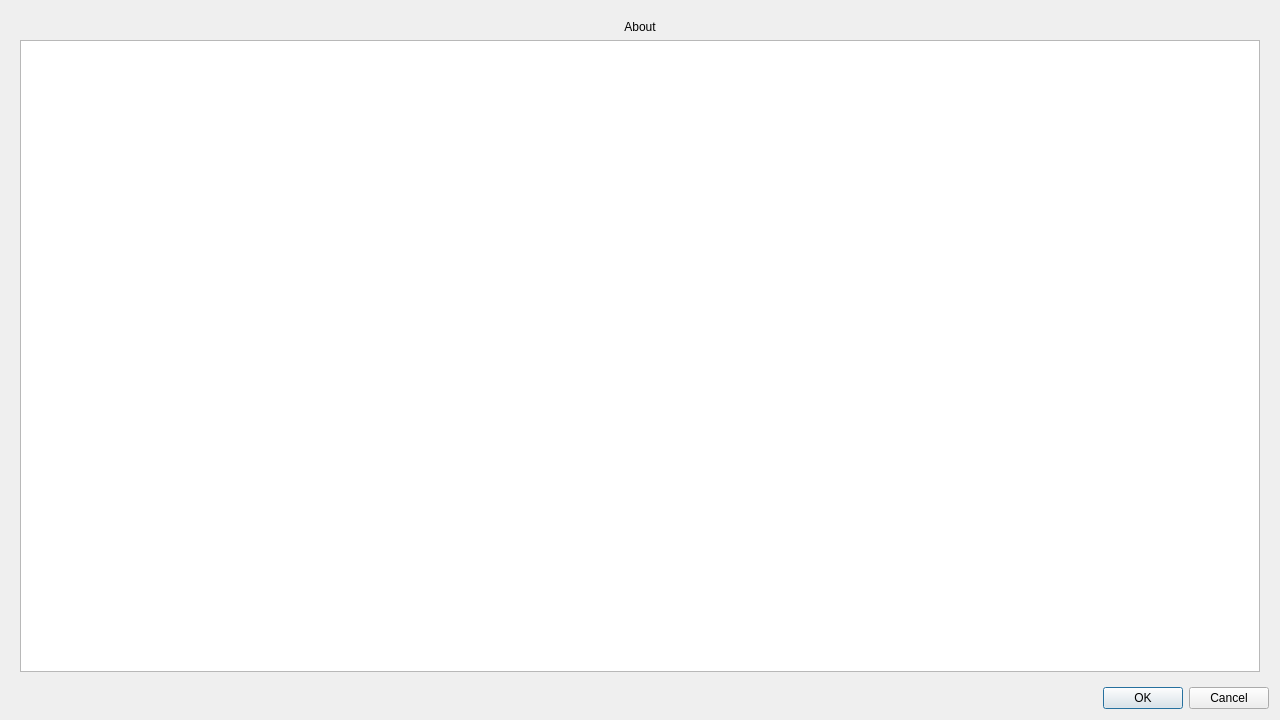
<?xml version="1.0" encoding="UTF-8"?>
<ui version="4.0">
 <class>aboutDialog</class>
 <widget class="QDialog" name="aboutDialog">
  <property name="geometry">
   <rect>
    <x>0</x>
    <y>0</y>
    <width>1280</width>
    <height>720</height>
   </rect>
  </property>
  <property name="windowTitle">
   <string>About</string>
  </property>
  <property name="windowIcon">
   <iconset>
    <normaloff>icon.ico</normaloff>icon.ico</iconset>
  </property>
  <layout class="QVBoxLayout" name="verticalLayout_2">
   <item>
    <widget class="QWidget" name="aboutArea" native="true">
     <layout class="QVBoxLayout" name="verticalLayout_3">
      <item>
       <layout class="QVBoxLayout" name="aboutlLayout">
        <item>
         <widget class="QLabel" name="aboutLabel">
          <property name="text">
           <string>About</string>
          </property>
          <property name="alignment">
           <set>Qt::AlignmentFlag::AlignCenter</set>
          </property>
         </widget>
        </item>
        <item>
         <widget class="QTextBrowser" name="aboutTextBrowser"/>
        </item>
       </layout>
      </item>
     </layout>
    </widget>
   </item>
   <item>
    <widget class="QDialogButtonBox" name="buttonBox">
     <property name="orientation">
      <enum>Qt::Orientation::Horizontal</enum>
     </property>
     <property name="standardButtons">
      <set>QDialogButtonBox::StandardButton::Cancel|QDialogButtonBox::StandardButton::Ok</set>
     </property>
    </widget>
   </item>
  </layout>
 </widget>
 <resources/>
 <connections>
  <connection>
   <sender>buttonBox</sender>
   <signal>accepted()</signal>
   <receiver>aboutDialog</receiver>
   <slot>accept()</slot>
   <hints>
    <hint type="sourcelabel">
     <x>248</x>
     <y>254</y>
    </hint>
    <hint type="destinationlabel">
     <x>157</x>
     <y>274</y>
    </hint>
   </hints>
  </connection>
  <connection>
   <sender>buttonBox</sender>
   <signal>rejected()</signal>
   <receiver>aboutDialog</receiver>
   <slot>reject()</slot>
   <hints>
    <hint type="sourcelabel">
     <x>316</x>
     <y>260</y>
    </hint>
    <hint type="destinationlabel">
     <x>286</x>
     <y>274</y>
    </hint>
   </hints>
  </connection>
 </connections>
</ui>
